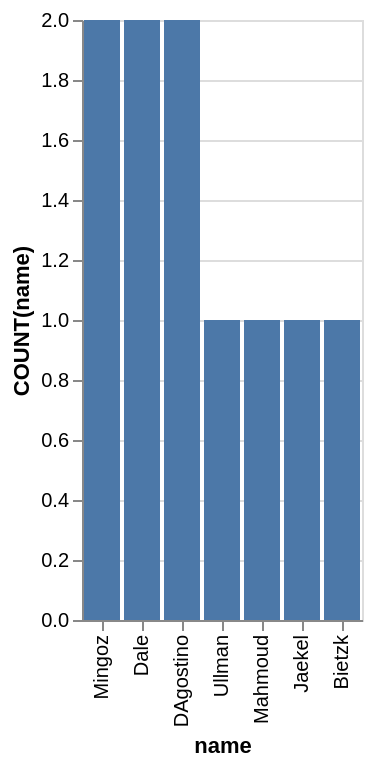

Write a Vega-Lite specification for this figure.
### Vega-Lite specification from a JSON file in a GitHub repository (floating-point values rounded to 4 significant figures)
{"data": {"values": [{"x_data": "Mingoz", "y_data": 2}, {"x_data": "Dale", "y_data": 2}, {"x_data": "DAgostino", "y_data": 2}, {"x_data": "Ullman ", "y_data": 1}, {"x_data": "Mahmoud", "y_data": 1}, {"x_data": "Jaekel", "y_data": 1}, {"x_data": "Bietzk", "y_data": 1}]}, "mark": "bar", "encoding": {"x": {"field": "x_data", "type": "nominal", "title": "name", "sort": {"op": "sum", "field": "y_data", "order": "descending"}}, "y": {"field": "y_data", "type": "quantitative", "title": "COUNT(name)"}}}
